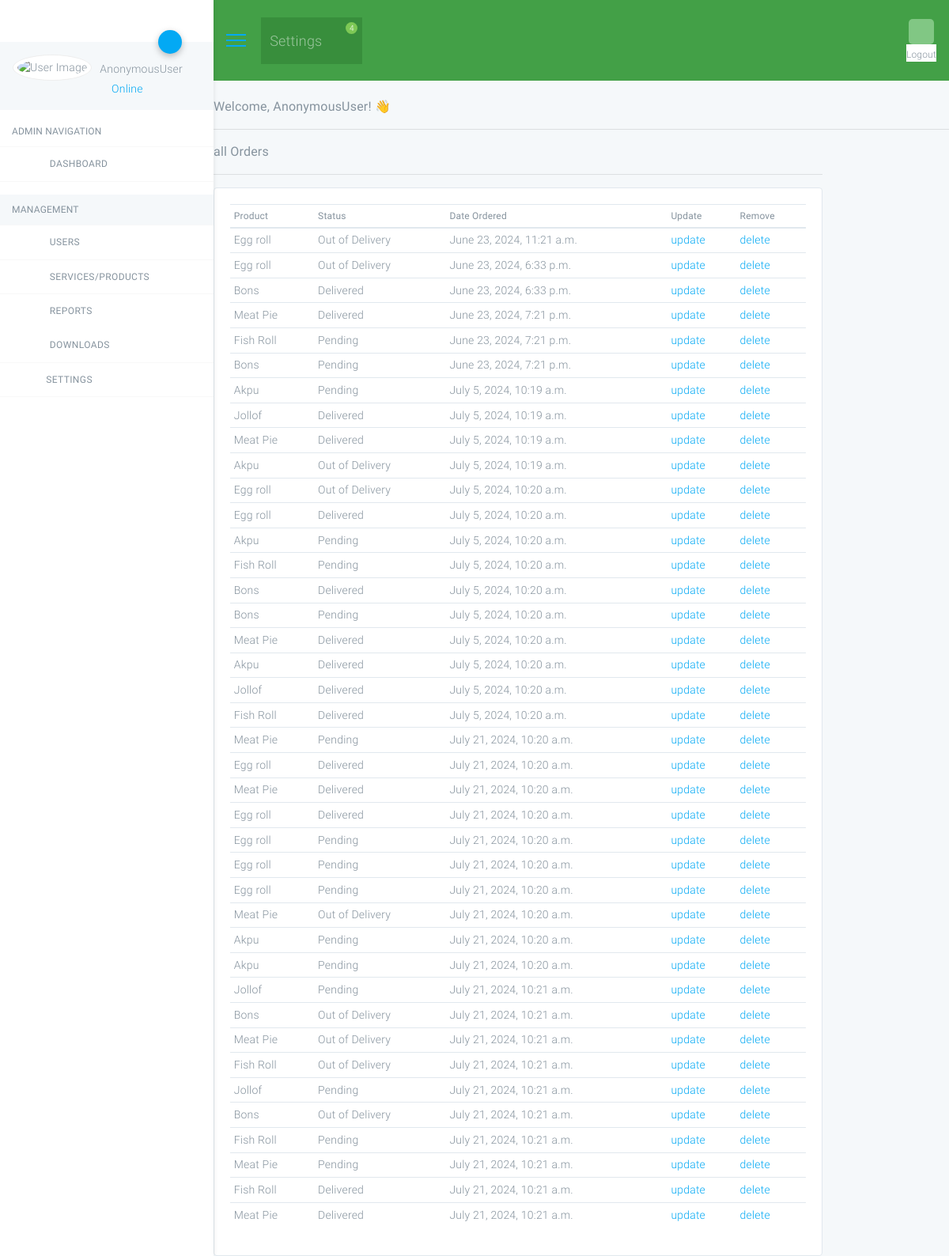
The app's page /view_all_orders/, older data.
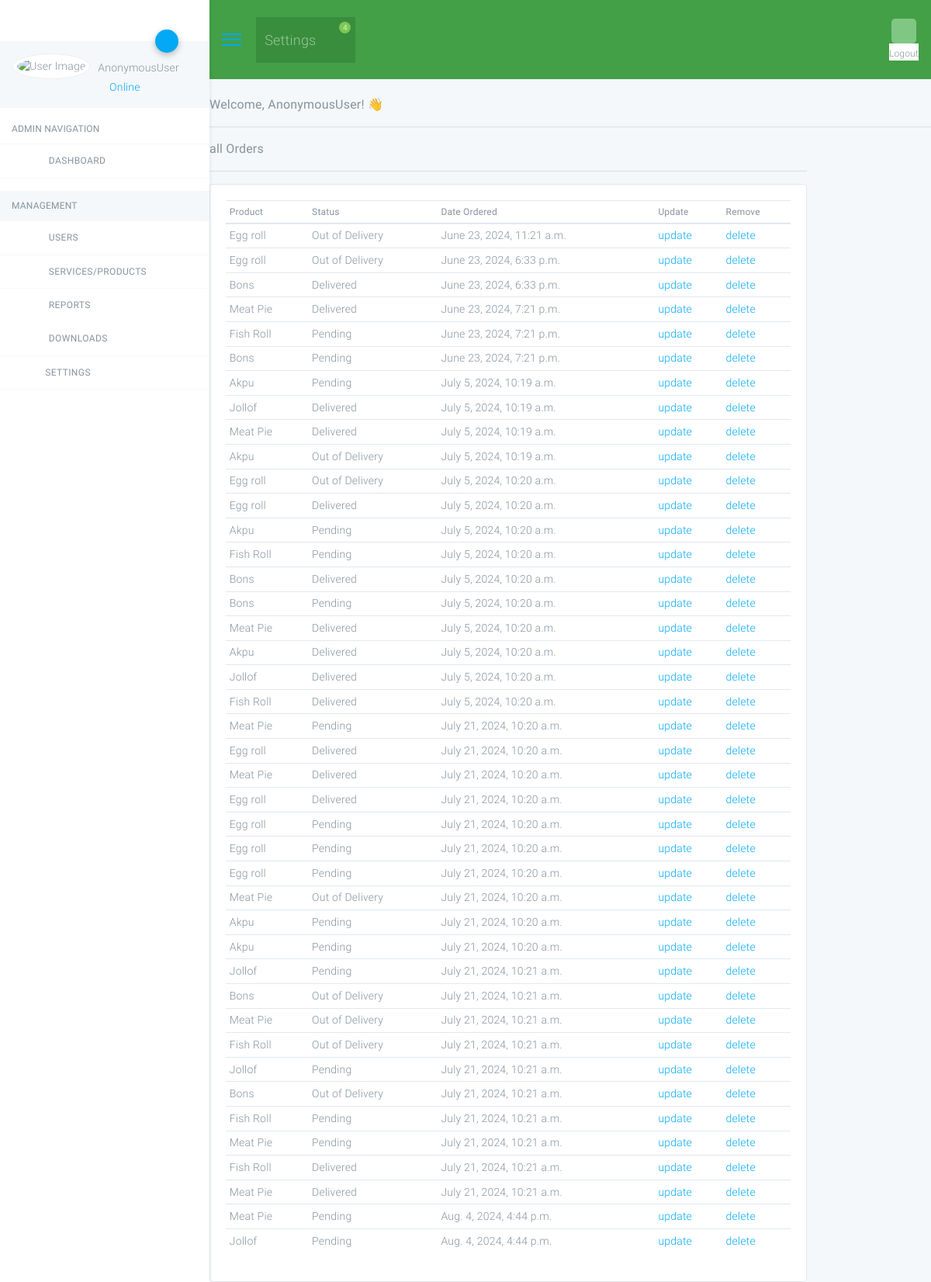
The same page, newer data.
### accounts/models.py (models this page shows, shortened)
class Order(models.Model):
    STATUS=(
        ('Pending','Pending'),
        ('Out of Delivery','Out of Delivery'),
        ('Delivered','Delivered'),
            )
    customer=models.ForeignKey(Customer,null=True,on_delete=models.SET_NULL)#if customer is deleted, her order remain in the order table with null value for customer
    product=models.ForeignKey(Product,null=True,on_delete=models.SET_NULL)
    date_create=models.DateTimeField(auto_now_add=True,null=True)
    status=models.CharField(max_length=200,null=True,choices=STATUS)
    nates=models.CharField(max_length=1000,null=True)
    '''
    for orders in firstCustomer.order_set.all():
    if order.product.name in allOrders:
    allOrders[order.product.name] +=1
    else:
    allOrders[order.product.name]=1
    #RETURN : ALLoRDERS{'bALL':2,'BBq grill':1}
    '''

class Product(models.Model):
    CATEGORY=(
        ('Indoor','Indoor'),
        ('Out Door','Out Door'),
        ('chops','chops'),
        ('Food','Food'),
        ('Snacks','Snacks'),
        ('appetizer','appetizer'),
    )
    name=models.CharField(max_length=200,null=True)
    price=models.CharField(max_length=200,null=True)
    category=models.CharField(max_length=200,null=True,choices=CATEGORY)
    description=models.CharField(max_length=200,null=True,blank=True)
    tags=models.ManyToManyField(Tag)
    date_create=models.DateTimeField(auto_now_add=True,null=True)
    def __str__(self):
        return self.name

### accounts/views.py (the view)
# urls.py: path('view_all_orders/', views.view_all_orders, name="view_all_orders"),
def view_all_orders(request):
    orders = Order.objects.all()
    customers = Customer.objects.all()
    total_orders = orders.count()
    total_customers = customers.count()
    delivered = orders.filter(status='Delivered').count()
    pending = orders.filter(status='Pending').count()
    context = {'orders': orders,
               'customers': customers,
               'total_orders': total_orders,
               'total_customers': total_customers,
               'delivered': delivered,
               'pending': pending
               }
    return render(request, 'accounts/view_all_orders.html', context)

### accounts/templates/accounts/view_all_orders.html
{% extends 'accounts/dashboard1_base.html' %}
{% block content %}
    <h5> Welcome, {{user}}! 👋 </h5>
    <hr>
        <div class="row">
        <div class="col-md-10">
          <h5>all Orders</h5>
          <hr />
          <div class="card card-body">
            <table class="table table-sm">
              <thead>
                <tr>
                  <th>Product</th>
                  <th>Status</th>
                  <th>Date Ordered</th>
                  <th>Update</th>
                  <th>Remove</th>
                </tr>
              </thead>
              <tbody>
                {% for order in orders %}
                <tr>
                  <td>{{ order.product }}</td>
                  <td>{{ order.status }}</td>
                  <td>{{ order.date_create }}</td>
                  <td><a href="{% url 'update_order' order.id %}">update</a></td>
                  <td><a href="{% url 'delete_order' order.id %}">delete</a></td>
                </tr>
                {% endfor %}
              </tbody>
            </table>
          </div>
        </div>
      </div>
</div>
{% endblock %}

### accounts/templates/accounts/dashboard1_base.html (shortened to what this page needs)
{% load static%}
<!DOCTYPE html>
<html lang="en">
<head>
    <link rel="stylesheet" href="{% static 'assets/css/app.css' %} ">
</head>
<body class="light">
<div id="app">
<aside class="main-sidebar fixed offcanvas shadow" data-toggle='offcanvas'>
    <section class="sidebar">
        {% include 'accounts/dashboard1_sidebar.html' %}
    </section>
</aside>
<div class="has-sidebar-left">
    <div class="sticky">
        <div class="navbar navbar-expand navbar-dark d-flex justify-content-between bd-navbar green darken-1">
            <div class="relative">
                <a href="#" data-toggle="push-menu" class="paper-nav-toggle pp-nav-toggle">
                    <i></i>
                </a>
            </div>
<div class="navbar-custom-menu" >
    {% include 'accounts/dashboard1_header.html' %}
</div>
        </div>
    </div>
<div class="page has-sidebar-left">
    <br>
    {% block content %}
        {% endblock %}
</body>
</html>

### accounts/templates/accounts/dashboard1_sidebar.html (shortened to what this page needs)
{% load static %}
<div class="w-80px mt-3 mb-3 ml-3">
</div>
<div class="relative">
    <a data-toggle="collapse" href="#userSettingsCollapse" role="button" aria-expanded="false"
       aria-controls="userSettingsCollapse" class="btn-fab btn-fab-sm absolute fab-right-bottom fab-top btn-primary shadow1">
        <i class="icon icon-cogs"></i>
    </a>
    <div class="user-panel p-3 light mb-2">
        <div>
            <div class="float-left image">
                <img class="user_avatar" src="{% static 'uploads/bem2.jpg' %}" alt="User Image">
            </div>
            <div class="float-left info">
                <h6 class="font-weight-light mt-2 mb-1">{{user}}</h6>
                <a href="#"><i class="icon-circle text-primary blink"></i> Online</a>
            </div>
        </div>
        <div class="clearfix"></div>
    </div>
</div>
<ul class="sidebar-menu">
    <li class="header"><strong>ADMIN NAVIGATION</strong></li>
    <li class="treeview">
        <a href="#">
            <i class="icon icon-sailing-boat-water success-text s-18"></i> <span>DASHBOARD</span>
            <i class="icon icon-angle-left s-18 pull-right"></i>
        </a>
    </li>
    <li class="header light mt-3"><strong>MANAGEMENT</strong></li>
    <li class="treeview">
        <a href="#">
            <i class="icon icon-user success-text s-18"></i> <span>USERS</span>
            <i class="icon icon-angle-left s-18 pull-right"></i>
        </a>
    </li>
    <li class="treeview">
        <a href="#">
            <i class="icon icon-box success-text s-18"></i> <span>SERVICES/PRODUCTS</span>
            <i class="icon icon-angle-left s-18 pull-right"></i>
        </a>
    </li>
    <li class="treeview">
        <a href="#">
            <i class="icon icon-print success-text s-18"></i> <span>REPORTS</span>
            <i class="icon icon-angle-left s-18 pull-right"></i>
        </a>
        <a href="#">
            <i class="icon icon-print success-text s-18"></i> <span>DOWNLOADS</span>
            <i class="icon icon-angle-left s-18 pull-right"></i>
        </a>
    </li>
    <li class="treeview">
        <a href="#">
            <i class="icon icon-cogs"></i> <span>SETTINGS</span>
            <i class="icon icon-angle-left s-18 pull-right"></i>
        </a>
    </li>
</ul>

### accounts/templates/accounts/dashboard1_header.html (shortened to what this page needs)
{% load static%}
<ul class="nav navbar-nav bg-green">
    {% if request.user.is_staff %}
    <li class="nav-item active">
      <a class="nav-link" href="{% url 'home' %}">Dashboard</a>
    </li>
    <li class="nav-item">
      <a class="nav-link" href="{% url 'products' %}">Products</a>
    </li>
    {% else %}
    <li class="nav-item">
      <a class="nav-link" href="{% url 'account' %}">Settings</a>
    </li>
    {% endif %}
    <li class="dropdown custom-dropdown messages-menu">
        <a href="#" class="nav-link" data-toggle="dropdown">
               <i class="icon-message "></i>
               <span class="badge badge-success badge-mini rounded-circle">4</span>
        </a>
            </div>
            <div class="row box justify-content-between my-4">
                <div class="col">
                    <a href="#"
                    onclick="event.preventDefault();
                                  document.getElementById('logout-form').submit();">
                        <i class="icon-lock-round green lighten-2 avatar  r-5"></i>
                        <div class="pt-1 color white">Logout</div>
                    </a>
                </div>
            </div>
        </div>

Row changes from the older to the newer data that the page shows:
added Order: product "Meat Pie", status "Pending", date_create "Aug. 4, 2024, 4:44 p.m."
added Order: product "Jollof", status "Pending", date_create "Aug. 4, 2024, 4:44 p.m."
